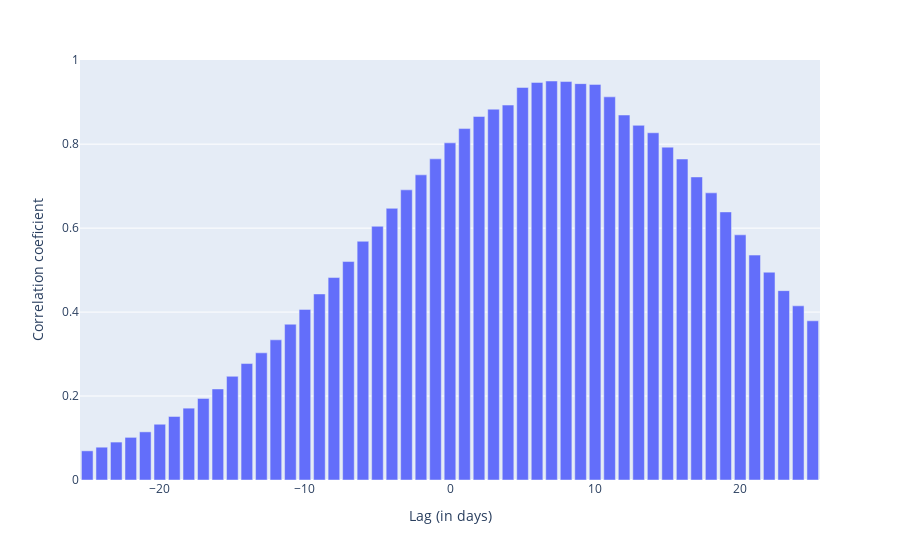

The notebook cell saved with this chart:
### Markdown cell above
The correlation coeficient between the deaths and cases curves is plotted below. The lag (x axis) corresponds the a shift between the two curves: a lag of zero shows the correlation between the curves as they occured in reality. A lag of 7 days shows the correlation between the two curve if one is shifted by 7 days. The maximum correlation for a lag between 7 and 10 days means that deaths and cases are highly correlated but with a 7-10 delay.

### Code cell
import matplotlib.pyplot as plt
import numpy as np

#plt.xcorr(df_china['cases'], df_china['deaths'], usevlines=True, maxlags=30, normed=True, lw=2)
#plt.show()
#xcorr(df_china['cases'], df_china['deaths'])
[lag, coef] = xcorr(df_china['cases'], df_china['deaths'])
lag[np.argmax(coef)]

import plotly.express as px
fig = px.bar(x=lag, y = coef, labels={'x':'Lag (in days)', 'y':'Correlation coeficient'})
fig.show()

from plotly.offline import plot
plot(fig, filename="STaamallah_covid19_analysis_chart_6_20200417.html", auto_open = False)

### Figure 1 — Plotly figure (JSON) as saved in the notebook; plotly's stock layout.template omitted (floating-point values rounded to 4 significant figures)
{"data": [{"alignmentgroup": "True", "hoverlabel": {"namelength": 0}, "hovertemplate": "Lag (in days)=%{x}<br>Correlation coeficient=%{y}", "legendgroup": "", "marker": {"color": "#636efa"}, "name": "", "offsetgroup": "", "orientation": "v", "showlegend": false, "textposition": "auto", "type": "bar", "x": [-25, -24, -23, -22, -21, -20, -19, -18, -17, -16, -15, -14, -13, -12, -11, -10, -9, -8, -7, -6, -5, -4, -3, -2, -1, 0, 1, 2, 3, 4, 5, 6, 7, 8, 9, 10, 11, 12, 13, 14, 15, 16, 17, 18, 19, 20, 21, 22, 23, 24, 25], "xaxis": "x", "y": [0.06949, 0.07814, 0.09036, 0.1016, 0.1147, 0.1328, 0.1513, 0.1711, 0.1944, 0.2169, 0.247, 0.2774, 0.3029, 0.3339, 0.3711, 0.4064, 0.4432, 0.4823, 0.5204, 0.5687, 0.6044, 0.6471, 0.6911, 0.7269, 0.765, 0.8031, 0.8371, 0.866, 0.8834, 0.8931, 0.9351, 0.9471, 0.9505, 0.9492, 0.9442, 0.9424, 0.9127, 0.8695, 0.8449, 0.8272, 0.7929, 0.7646, 0.7219, 0.684, 0.6386, 0.584, 0.5358, 0.495, 0.4511, 0.4149, 0.3792], "yaxis": "y"}], "layout": {"autosize": true, "barmode": "relative", "legend": {"tracegroupgap": 0}, "margin": {"t": 60}, "xaxis": {"anchor": "y", "autorange": true, "domain": [0, 1], "range": [-25.5, 25.5], "title": {"text": "Lag (in days)"}, "type": "linear"}, "yaxis": {"anchor": "x", "autorange": true, "domain": [0, 1], "range": [0, 1.001], "title": {"text": "Correlation coeficient"}, "type": "linear"}}}
